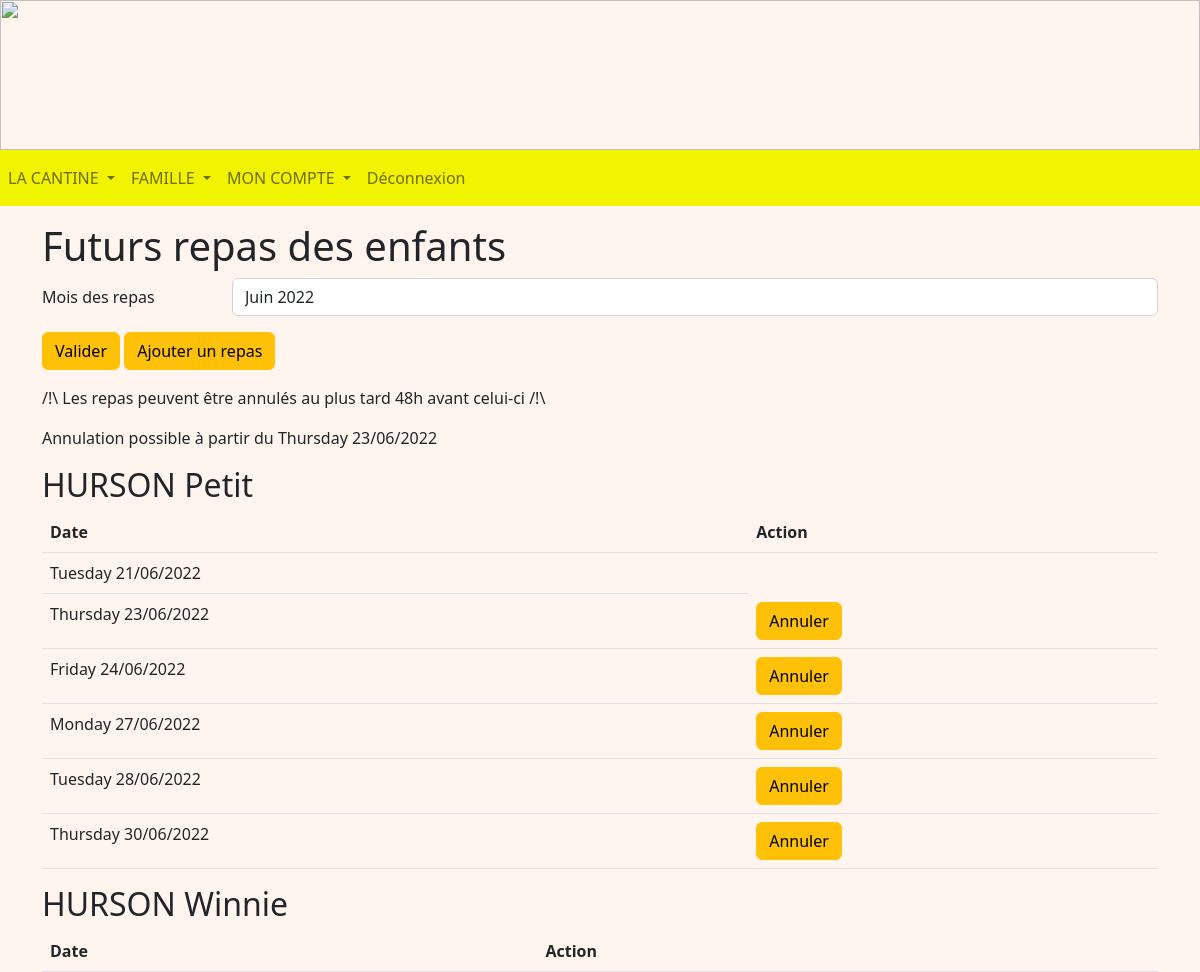
Page /repas (signed in) on the earlier database version.
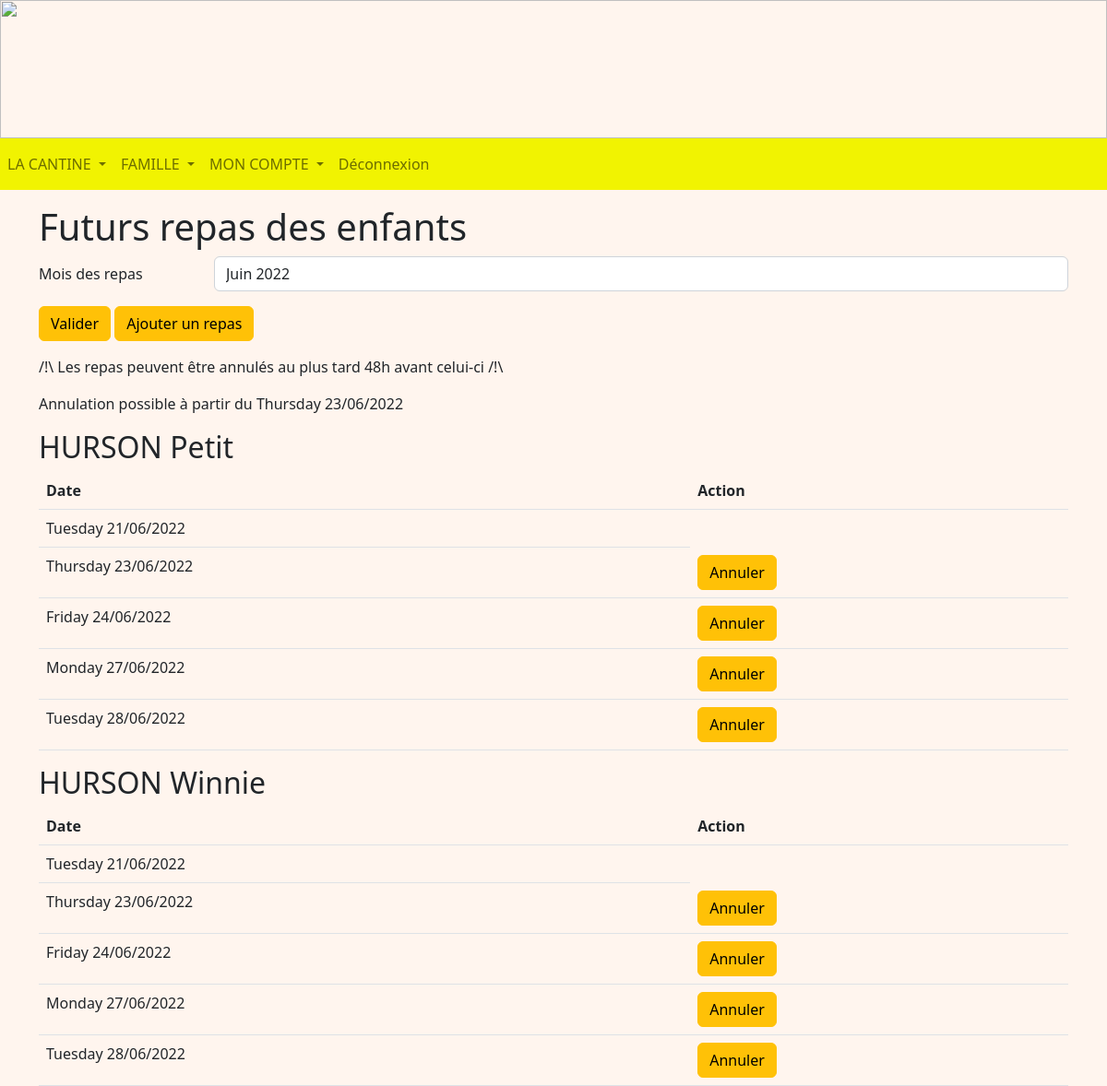
Same page on the later database version.
### tables this page shows
CREATE TABLE Enfant (
  code_enfant integer primary key autoincrement,
  nom_enfant TEXT NOT NULL,
  prenom_enfant TEXT NOT NULL,
  code_tarif integer NOT NULL,
  code_classe integer NOT NULL,
  code_representant integer NOT NULL,
  code_formule integer NOT NULL,
  FOREIGN KEY (code_tarif) REFERENCES Tarif(code_tarif),
  FOREIGN KEY (code_classe) REFERENCES Classe(code_classe),
  FOREIGN KEY (code_representant) REFERENCES Representant(code_representant)
  FOREIGN KEY (code_formule) REFERENCES Formule(code_formule)
);

CREATE TABLE Repas (
  code_repas integer primary key autoincrement,
  date_repas date NOT NULL,
  code_enfant integer NOT NULL,
  FOREIGN KEY (code_enfant) REFERENCES Enfant(code_enfant)
);

### representant.py (the view, shortened to what this page needs)
@app.route('/repas', methods = ["GET", "POST"])
@login_required
def repas():
    db = get_db()
    cur = db.cursor()
    user = cur.execute("SELECT type_compte FROM Compte WHERE identifiant = ?", (flask_login.current_user.name, )).fetchone()
    if user[0] == 'Representant':
        code_rep = cur.execute("SELECT code_representant FROM Representant WHERE identifiant = ?", (flask_login.current_user.name, )).fetchone()
        enfants = cur.execute("SELECT code_enfant, prenom_enfant, nom_enfant FROM Enfant WHERE code_representant = ? ORDER BY prenom_enfant", (code_rep[0], )).fetchall()
        repas = []
        year = choixDate().year
        year1 = year - 1
        mois = choixDate().month
        now = choixDate()
        months = listeMois(mois)
        new_dateB = datetime.datetime(year, int(now.month), now.day)
        lastDay = last_day_of_month(new_dateB)
        new_dateE = datetime.datetime(year, int(now.month), lastDay.day)
        limit = int(now.day) + 2
        date_limite = now.replace(day = limit)
        dateInter = []
        for enfant in enfants:
            repas.append(cur.execute("SELECT * FROM Repas WHERE code_enfant = ? AND date_repas >= ? AND date_repas <= ? ORDER BY date_repas", (enfant[0], new_dateB.strftime('%Y-%m-%d') , new_dateE.strftime('%Y-%m-%d'), )).fetchall())
        for repasEnfants in repas:
            for repa in repasEnfants:
                dateInter.append(datetime.datetime.strptime(repa[1], '%Y-%m-%d').strftime('%A %d/%m/%Y'))
        return render_template('R_repas.html', enfants = enfants, repasEnfants = repas, date_limite = date_limite.strftime('%A %d/%m/%Y'), date_annulation = date_limite.strftime('%Y-%m-%d'), year = year, months = months, mois = mois ,year1 = year1, dateInter = dateInter)
    if user[0] == 'Admin':
        return redirect(url_for('accueilAdmin'))
    return redirect(url_for('accueilEnseignant'))

### main.py (called while the page is built)
@login_manager.user_loader
def load_user(user_id):
    db = get_db()
    cur = db.cursor()
    user = cur.execute('SELECT identifiant, mot_de_passe FROM Compte WHERE identifiant=?', (user_id, )).fetchone()
    return User(user[0], user[1])

def get_db():
    if 'db' not in g:
        g.db = sqlite3.connect(DATABASE)
    return g.db

@app.teardown_appcontext
def close_connection(exception):
    db = g.pop('db', None)
    if db is not None:
        db.close()

def choixDate():
    return datetime.datetime.today()

### representant.py (called while the page is built)
def last_day_of_month(any_day):
    next_month = any_day.replace(day=28) + datetime.timedelta(days=4)
    return next_month - datetime.timedelta(days=next_month.day)

### templates/R_repas.html (shortened to what this page needs)
<!DOCTYPE html>
<html>
<head>
    {% extends "R_layout.html" %}
    {% block content %}
    <div class="container mt-3 mb-3">
        <h1>Futurs repas des enfants</h1>
        <form method="post">
            <div class="row mb-3">
                <label class="col-sm-2 col-form-label" for="repas">Mois des repas</label>
                <div class="col-sm-10">
                    <select name="repas" class="form-control" id="repas">
                        {% for month in months %}
                            {% if month == mois %}
                                {% if months|length < 7 %}
                                    <option value="{{ month }}" selected>{{ month }} {{ year }}</option>
                                {% else %}
                                    <option value="{{ month }}" selected>{{ month }} {{ year1 }}</option>
                                {% endif %}
                            {% else %}
                                {% if months|length < 7 %}
                                    <option value="{{ month }}">{{ month }} {{ year }}</option>
                                {% else %}
                                    <option value="{{ month }}">{{ month }} {{ year1 }}</option>
                                {% endif %}
                            {% endif %}
                        {% endfor %}
                    </select>
                </div>
            </div>
            <button type="submit" class="btn btn-warning mb-3">Valider</button>
            <a class="btn btn-warning mb-3" href="/ajoutRepas">Ajouter un repas</a>
        </form>
        <p>/!\ Les repas peuvent être annulés au plus tard 48h avant celui-ci /!\</p>
        <p>Annulation possible à partir du {{ date_limite }}</p>
        {% for enfant in enfants %}
        <h2>{{ enfant[2] }} {{ enfant[1] }}</h2>
        <table class="table table-stripped">
            <thead>
                <th scope="col">Date</th>
                <th cope="col">Action</th>
            </thead>
            <tbody>
                {% set i = namespace (index = 0) %}
                {% for repas in repasEnfants %}
                {% for repa in repas %}
                {% if repa[0] %}
                {% if repa[2] == enfant[0] %}
                <tr>
                    <td scope="row">{{ dateInter[i.index] }}</td>
                    {% if repa[1] >= date_annulation %}
                    <td><a class="btn btn-warning" href="/annuleRepas/{{ repa[0] }}"
                            onclick="if (confirm('Voulez-vous vraiment annuler le repas ?')) commentDelete(1); return false">Annuler</a>
                    </td>
                    {% endif %}
                </tr>
                {% endif %}
                {% set i.index = i.index + 1 %}
                {% endif %}
                {% endfor %}
                {% endfor %}
            </tbody>
        </table>
        {% endfor %}
    </div>
    {% endblock %}

### templates/R_layout.html (shortened to what this page needs)
<!DOCTYPE html>
<html lang="fr">
<head>
    <link href="https://cdn.jsdelivr.net/npm/bootstrap@5.2.0-beta1/dist/css/bootstrap.min.css" rel="stylesheet"
>
    <link rel="stylesheet" href="/static/css/main.css">
</head>
<body>
    <img style="width: 100%; height: 150px;"
        src="https://www.logarric.com/wp-content/uploads/2014/06/calendreta-lo-garric3.png" alt="">
    <nav class="navbar navbar-expand-lg navbar-light" style="background-color: #f1f301;">
        <div class="collapse navbar-collapse" id="navbarNavDropdown">
            <ul class="navbar-nav">
                <li class="nav-item dropdown">
                    <a class="nav-link dropdown-toggle" href="#" id="navbarDropdownMenuLink" role="button"
                        data-bs-toggle="dropdown" aria-expanded="false">
                        LA CANTINE
                    </a>
                </li>
                <li class="nav-item dropdown">
                    <a class="nav-link dropdown-toggle" href="#" id="navbarDropdownMenuLink" role="button"
                        data-bs-toggle="dropdown" aria-expanded="false">
                        FAMILLE
                    </a>
                </li>
                <li class="nav-item dropdown">
                    <a class="nav-link dropdown-toggle" href="#" id="navbarDropdownMenuLink" role="button"
                        data-bs-toggle="dropdown" aria-expanded="false">
                        MON COMPTE
                    </a>
                </li>
                <li class="nav-item">
                    <a class="nav-link" btn-outline-success href="/deconnexion">Déconnexion</a>
                </li>
            </ul>
        </div>
    </nav>
    {% block content %}
    {% endblock %}
</body>
</html>

### static/css/main.css (style rules this page uses)
body { background-repeat: no-repeat; background-color:rgb(265,245,238); height: 110px; margin: 0px; }

Differences in the rows shown:
removed Repas: index "Thursday 30/06/2022"
added Repas: index "Tuesday 21/06/2022"
added Repas: index "Thursday 23/06/2022"
added Repas: index "Friday 24/06/2022"
added Repas: index "Monday 27/06/2022"
added Repas: index "Tuesday 28/06/2022"
